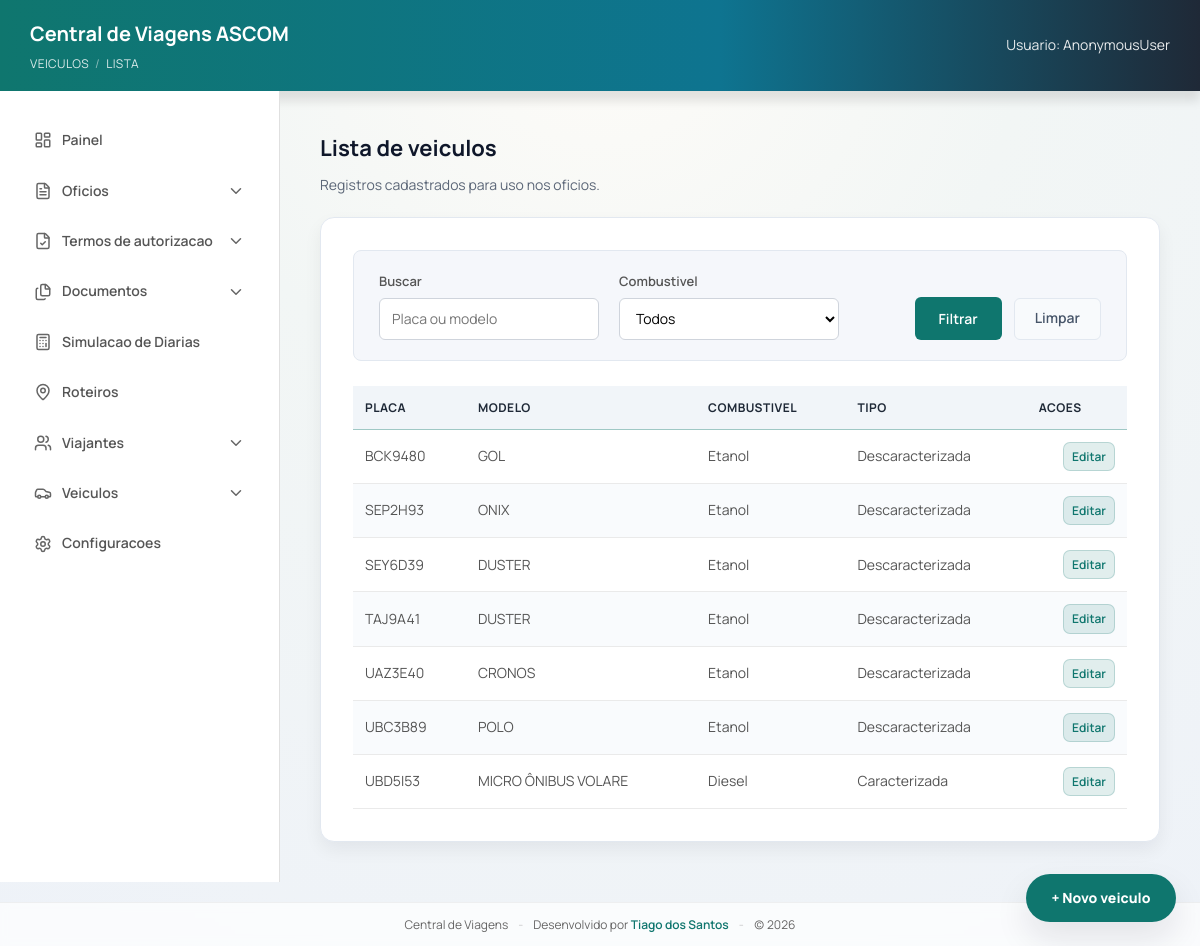
The page /veiculos/ on the database its author committed.
### viagens/models.py (models this page shows, shortened)
class Veiculo(models.Model):
    placa = models.CharField(max_length=10, unique=True)
    modelo = models.CharField(max_length=120)
    combustivel = models.CharField(max_length=80)
    tipo_viatura = models.CharField(
        max_length=20,
        blank=True,
        choices=[("CARACTERIZADA", "Caracterizada"), ("DESCARACTERIZADA", "Descaracterizada")],
        default="DESCARACTERIZADA"
    )

### viagens/views/_shared.py (the view)
# urls.py: path("veiculos/", views.veiculos_lista, name="veiculos_lista"),
@require_http_methods(["GET"])
def veiculos_lista(request):
    q = request.GET.get("q", "").strip()
    combustivel = request.GET.get("combustivel", "").strip()
    veiculos = Veiculo.objects.all()
    if q:
        veiculos = veiculos.filter(
            models.Q(placa__icontains=q) | models.Q(modelo__icontains=q)
        )
    if combustivel:
        veiculos = veiculos.filter(combustivel__iexact=combustivel)
    veiculos = veiculos.order_by("placa")
    combustivel_choices = _get_combustivel_choices()
    paginator = Paginator(veiculos, 12)
    page_obj = paginator.get_page(request.GET.get("page"))
    params = request.GET.copy()
    params.pop("page", None)
    querystring = params.urlencode()
    return render(
        request,
        "viagens/veiculos_list.html",
        {
            "veiculos": page_obj,
            "page_obj": page_obj,
            "querystring": querystring,
            "q": q,
            "combustivel_choices": combustivel_choices,
            "combustivel_selecionado": combustivel,
        },
    )

### viagens/context_processors.py (called while the page is built)
def mask_settings(request):
    return {
        "PROTOCOLO_MASK": getattr(settings, "PROTOCOLO_MASK", None),
        "CURRENT_YEAR": str(timezone.localdate().year),
    }

### viagens/views/_shared.py (called while the page is built)
def _get_combustivel_choices() -> list[str]:
    custom = getattr(settings, "COMBUSTIVEL_CHOICES", None)
    if custom:
        return list(custom)
    return list(DEFAULT_COMBUSTIVEL_CHOICES)

### viagens/templates/viagens/veiculos_list.html (shortened to what this page needs)
{% extends "viagens/base.html" %}
{% block breadcrumb %}
  Veiculos <span class="breadcrumb-sep">/</span> Lista
{% endblock %}
{% block content %}
  <h2 class="page-title">Lista de veiculos</h2>
  <p class="page-subtitle">Registros cadastrados para uso nos oficios.</p>
  <div class="list-card">
    <div class="filter-bar">
      <form method="get" class="filter-form">
        <div class="filter-left">
          <div class="filter-group">
            <label>Buscar</label>
            <input type="text" name="q" value="{{ q }}" placeholder="Placa ou modelo" />
          </div>
          <div class="filter-group">
            <label>Combustivel</label>
            <select name="combustivel">
              <option value="">Todos</option>
            </select>
          </div>
        </div>
        <div class="filter-actions">
          <button type="submit" class="btn-primary">Filtrar</button>
          <a href="{% url 'veiculos_lista' %}" class="btn-clear">Limpar</a>
        </div>
      </form>
    </div>
    {% if veiculos %}
      <table class="table">
        <thead>
          <tr>
            <th>Placa</th>
            <th>Modelo</th>
            <th>Combustivel</th>
            <th>Tipo</th>
            <th class="table-actions-header">Acoes</th>
          </tr>
        </thead>
        <tbody>
          {% for veiculo in veiculos %}
            <tr>
              <td>{{ veiculo.placa }}</td>
              <td>{{ veiculo.modelo }}</td>
              <td>{{ veiculo.combustivel }}</td>
              <td>{{ veiculo.get_tipo_viatura_display|default:"-" }}</td>
              <td class="table-actions-cell">
                <a href="{% url 'veiculo_editar' veiculo.id %}" class="btn-edit">Editar</a>
              </td>
            </tr>
          {% endfor %}
        </tbody>
      </table>
    {% endif %}
  </div>
  <div class="fab-stack" aria-label="Atalhos">
    <a class="fab" href="{% url 'veiculo_cadastro' %}">+ Novo veiculo</a>
  </div>
{% endblock %}

### viagens/static/viagens/form.css (style rules this page uses)
:root { --brand-primary: #0f766e; --brand-primary-dark: #115e59; --brand-ink: #0f172a; --brand-muted: #5b6677; --brand-border: #e2e8f0; --brand-soft: #e6f4f1; --focus-ring: rgba(15, 118, 110, 0.22); --surface-soft: #f3f6fb; --surface-contrast: #ffffff; --radius-card: 14px; --shadow-card: 0 16px 34px rgba(15, 23, 42, 0.1); --shadow-soft: 0 8px 18px rgba(15, 23, 42, 0.06); --danger: #b91c1c; }
* { margin: 0; padding: 0; box-sizing: border-box; font-family: 'Manrope', sans-serif; }
body { background: radial-gradient(circle at top, #fefcf8 0%, #f2f6f5 38%, #eef2f8 100%); color: #0f172a; line-height: 1.6; }
.breadcrumb-sep { opacity: 0.6; }
.page-title { margin-bottom: 8px; font-size: 22px; color: var(--brand-ink); }
.page-subtitle { margin-bottom: 20px; color: var(--brand-muted); font-size: 14px; }
.card, .form-card, .list-card { background: #fff; padding: 32px; border-radius: var(--radius-card); box-shadow: var(--shadow-soft); border: 1px solid var(--brand-border); transition: transform 0.18s ease, box-shadow 0.18s ease; animation: riseIn 0.35s ease both; }
.list-card { width: 100%; }
label { display: flex; flex-direction: column; gap: 6px; font-weight: 600; color: #444; font-size: 14px; }
input, select, textarea { width: 100%; padding: 12px; border-radius: 6px; border: 1px solid #ccc; font-size: 14px; transition: border-color 0.2s ease, box-shadow 0.2s ease; background-color: #fff; }
.btn-primary, .primary { background-color: var(--brand-primary); color: #fff; border: none; padding: 12px 24px; border-radius: 6px; cursor: pointer; font-weight: 600; font-size: 14px; transition: background-color 0.2s ease; }
.btn-clear { height: 42px; padding: 0 20px; border-radius: 6px; background-color: #f8fafc; color: #475569; border: 1px solid #e2e8f0; font-weight: 600; font-size: 14px; text-decoration: none; display: inline-flex; align-items: center; justify-content: center; transition: all 0.2s ease; }
.btn-edit { display: inline-flex; align-items: center; gap: 4px; padding: 4px 8px; border-radius: 7px; background-color: rgba(15, 118, 110, 0.12); color: var(--brand-primary); font-weight: 600; font-size: 12px; text-decoration: none; border: 1px solid rgba(15, 118, 110, 0.2); transition: all 0.2s ease; }
.table { width: 100%; border-collapse: collapse; margin-top: 20px; font-size: 14px; }
.table thead { background-color: #f1f5f9; border-bottom: 1px solid rgba(15, 118, 110, 0.4); }
.table th { padding: 12px; text-align: left; font-weight: 700; color: #1f2937; text-transform: uppercase; font-size: 12px; letter-spacing: 0.5px; }
.table td { padding: 12px; border-bottom: 1px solid #eaeaea; color: #555; }
.table tbody tr:nth-child(even) { background-color: #f9fbfd; }
.table-actions-header, .table-actions-cell { text-align: right; }
.filter-bar { background: #f5f7fb; border: 1px solid var(--brand-border); border-radius: 8px; padding: 20px 25px; margin-bottom: 25px; }
.filter-form { display: flex; justify-content: space-between; align-items: flex-end; gap: 20px; flex-wrap: wrap; }
.filter-left { display: flex; gap: 20px; align-items: flex-end; flex-wrap: wrap; }
.filter-group { display: flex; flex-direction: column; min-width: 220px; }
.filter-group label { font-size: 13px; font-weight: 600; color: #555; margin-bottom: 6px; }
.filter-group input, .filter-group select { height: 42px; padding: 10px 12px; border-radius: 6px; border: 1px solid #cfd4dc; font-size: 14px; background-color: #fff; }
.filter-actions { display: flex; gap: 12px; align-items: flex-end; }
.fab-stack { position: fixed; right: 24px; bottom: 24px; z-index: 40; display: flex; flex-direction: column; gap: 10px; }
.fab { min-width: 150px; height: 48px; border-radius: 999px; border: none; background: var(--brand-primary); color: #fff; font-weight: 800; font-size: 14px; padding: 0 18px; cursor: pointer; box-shadow: var(--shadow-card); transition: transform 0.18s ease, background-color 0.18s ease; text-decoration: none; display: inline-flex; align-items: center; justify-content: center; }

### rows shown on the page
Veiculo: placa "BCK9480", modelo "GOL", combustivel "Etanol", tipo_viatura "Descaracterizada"
Veiculo: placa "SEP2H93", modelo "ONIX", combustivel "Etanol", tipo_viatura "Descaracterizada"
Veiculo: placa "SEY6D39", modelo "DUSTER", combustivel "Etanol", tipo_viatura "Descaracterizada"
Veiculo: placa "TAJ9A41", modelo "DUSTER", combustivel "Etanol", tipo_viatura "Descaracterizada"
Veiculo: placa "UAZ3E40", modelo "CRONOS", combustivel "Etanol", tipo_viatura "Descaracterizada"
Veiculo: placa "UBC3B89", modelo "POLO", combustivel "Etanol", tipo_viatura "Descaracterizada"
Veiculo: placa "UBD5I53", modelo "MICRO ÔNIBUS VOLARE", combustivel "Diesel", tipo_viatura "Caracterizada"

### other values the page prints
{{ request.user }} "AnonymousUser"
